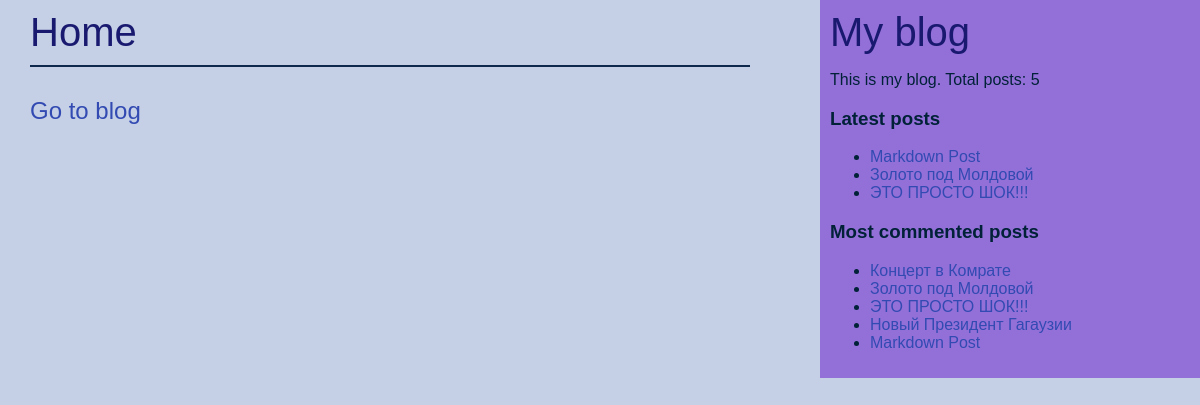
The page / on the database its author committed.
### blog/models.py (models this page shows, shortened)
class Post(models.Model):
    class Status(models.TextChoices):
        DRAFT = 'DF', 'Draft'
        PUBLISHED = 'PB', 'Published'
    title = models.CharField(max_length=250)
    slug = models.SlugField(max_length=250, unique_for_date='publish')
    author = models.ForeignKey(User,
                               on_delete=models.CASCADE,
                               related_name='blog_posts')
    body = models.TextField()
    publish = models.DateTimeField(default=timezone.now)
    created = models.DateTimeField(auto_now_add=True)
    updated = models.DateTimeField(auto_now=True)
    status = models.CharField(max_length=2,
                              choices=Status.choices,
                              default=Status.DRAFT)
    tags = TaggableManager()
    objects = models.Manager()
    published = PublishedManager()
    def get_absolute_url(self):
        return reverse('blog:post_detail',
                       args=[self.publish.year,
                             self.publish.month,
                             self.publish.day,
                             self.slug])
    class Meta:
        ordering = ['-publish']
        indexes = [
            models.Index(fields=['-publish']),
        ]

### home/views.py (the view)
# urls.py: path('', views.view_home, name='view_home'),
def view_home(request):
    return render(request, 'home/home.html')

### blog/models.py (called while the page is built)
    def get_queryset(self):
        return super().get_queryset().filter(status=Post.Status.PUBLISHED)

### blog/templatetags/blog_tags.py (called while the page is built)
@register.simple_tag
def total_posts():
    return Post.published.count()

@register.inclusion_tag('blog/post/latest_posts.html')
def show_latest_posts(count=5):
    latest_post = Post.published.order_by('-publish')[:count]
    return {'latest_posts': latest_post}

@register.simple_tag
def get_most_commented_posts(count=5):
    return Post.published.annotate(total_comments=Count('comments')).order_by('-total_comments')[:count]

### home/templates/home/home.html (shortened to what this page needs)
{% extends "blog/base.html" %}
{% block content %}
    <div id="logo-line-bottom">
        <a class="logo-link" href="{% url 'home:view_home' %}" >Home</a>
    </div>
    <h2>
        <a href="{% url 'blog:post_list' %}">Go to blog</a>
    </h2>
{% endblock %}

### blog/templates/blog/base.html (shortened to what this page needs)
{% load blog_tags %}
{% load static %}
<!DOCTYPE html>
<html>
<head>
 <link href="{% static 'blog/css/blog.css' %}" rel="stylesheet">
</head>
<body>
 <div id="content">
 {% block content %}
 {% endblock %}
 </div>
 <div id="sidebar">
  <a class="logo-link" href="{% url 'blog:post_list' %}">My blog</a>
 <p>This is my blog.
  Total posts: {% total_posts %}
 </p>
  <h3>Latest posts</h3>
 {% show_latest_posts 3 %}
  <h3>Most commented posts</h3>
 {% get_most_commented_posts as most_commented_posts %}
 <ul>
 {% for post in most_commented_posts %}
 <li>
 <a href="{{ post.get_absolute_url }}">{{ post.title }}</a>
 </li>
 {% endfor %}
 </ul>
 </div>
</body>
</html>

### blog/templates/blog/post/latest_posts.html
<ul>
 {% for post in latest_posts %}
 <li>
 <a href="{{ post.get_absolute_url }}">{{ post.title }}</a>
 </li>
 {% endfor %}
</ul>

### blog/static/blog/css/blog.css (style rules this page uses)
body { margin:0; padding:0; font-family:helvetica, sans-serif; background: #C5D0E6; color: #002137; }
a { color: #324AB2; text-decoration:none; }
.logo-link { text-decoration: none; color: #191970; font-size: 40px; font-weight:normal; }
h2 { font-weight:normal; margin:30px 0 0; }
#content { float:left; width:60%; padding:0 0 0 30px; margin-top: 10px; }
#sidebar { float:right; width:30%; padding:10px; background:#9370D8; height:100%; }
#logo-line-bottom { font-weight:normal; border-bottom:2px solid #0E294B; padding:0 0 10px 0; }

### rows shown on the page
Post: title "Markdown Post"
Post: title "Золото под Молдовой"
Post: title "ЭТО ПРОСТО ШОК!!!"
Post: title "Концерт в Комрате"
Post: title "Новый Президент Гагаузии"
